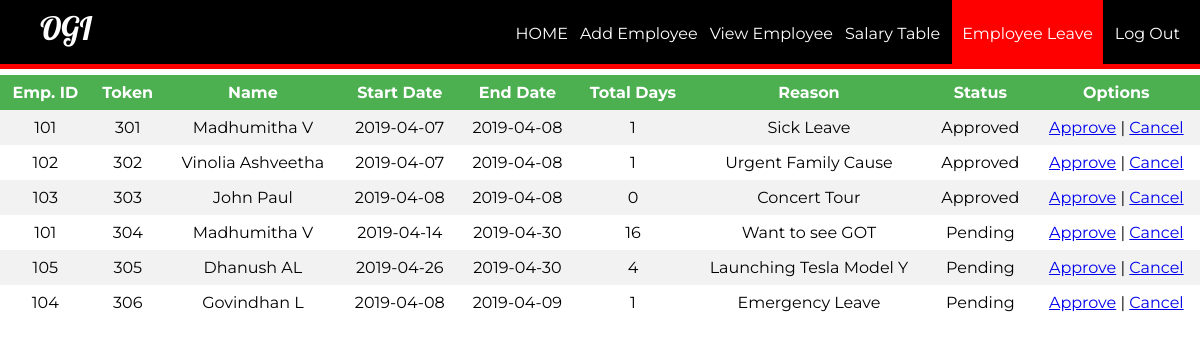
/empleave.php, run on the app's committed database.
### tables this page shows
CREATE TABLE `employee_leave` (
  `id` int(11) DEFAULT NULL,
  `token` int(11) NOT NULL,
  `start` date DEFAULT NULL,
  `end` date DEFAULT NULL,
  `reason` char(100) DEFAULT NULL,
  `status` char(50) DEFAULT NULL
);

CREATE TABLE `employee` (
  `id` int(11) NOT NULL,
  `emp_card` varchar(100) NOT NULL,
  `firstName` varchar(100) NOT NULL,
  `lastName` varchar(100) NOT NULL,
  `email` varchar(100) NOT NULL,
  `password` text NOT NULL,
  `birthday` date NOT NULL,
  `gender` varchar(10) NOT NULL,
  `contact` varchar(20) NOT NULL,
  `nid` int(20) NOT NULL,
  `address` varchar(100) DEFAULT NULL,
  `emp_position` varchar(100) NOT NULL,
  `emp_timein` time NOT NULL,
  `emp_timeout` time NOT NULL,
  `sched_id` int(11) NOT NULL,
  `degree` varchar(100) NOT NULL,
  `pic` text NOT NULL
);

### empleave.php (the view, shortened to what this page needs)
<?php
$sql = "Select employee.id, employee.firstName, employee.lastName, employee_leave.start, employee_leave.end, employee_leave.reason, employee_leave.status, employee_leave.token From employee, employee_leave Where employee.id = employee_leave.id order by employee_leave.token";
$result = mysqli_query($conn, $sql);
?>
<html>
<head>
	<link rel="stylesheet" type="text/css" href="styleview.css">
</head>
<body>
	<header>
		<nav>
			<h1>OGI</h1>
			<ul id="navli">
				<li><a class="homeblack" href="aloginwel.php">HOME</a></li>
				<li><a class="homeblack" href="addemp.php">Add Employee</a></li>
				<li><a class="homeblack" href="viewemp.php">View Employee</a></li>
				<li><a class="homeblack" href="salaryemp.php">Salary Table</a></li>
				<li><a class="homered" href="empleave.php">Employee Leave</a></li>
				<li><a class="homeblack" href="alogin.html">Log Out</a></li>
			</ul>
		</nav>
	</header>
	<div class="divider"></div>
	<div id="divimg">
		<table>
			<tr>
				<th>Emp. ID</th>
				<th>Token</th>
				<th>Name</th>
				<th>Start Date</th>
				<th>End Date</th>
				<th>Total Days</th>
				<th>Reason</th>
				<th>Status</th>
				<th>Options</th>
			</tr>
			<?php
				while ($employee = mysqli_fetch_assoc($result)) {
				$date1 = new DateTime($employee['start']);
				$date2 = new DateTime($employee['end']);
				$interval = $date1->diff($date2);
					echo "<tr>";
					echo "<td>".$employee['id']."</td>";
					echo "<td>".$employee['token']."</td>";
					echo "<td>".$employee['firstName']." ".$employee['lastName']."</td>";
					echo "<td>".$employee['start']."</td>";
					echo "<td>".$employee['end']."</td>";
					echo "<td>".$interval->days."</td>";
					echo "<td>".$employee['reason']."</td>";
					echo "<td>".$employee['status']."</td>";
					echo "<td><a href=\"approve.php?id=$employee[id]&token=$employee[token]\"  onClick=\"return confirm('Are you sure you want to Approve the request?')\">Approve</a> | <a href=\"cancel.php?id=$employee[id]&token=$employee[token]\" onClick=\"return confirm('Are you sure you want to Canel the request?')\">Cancel</a></td>";
				}
			?>
		</table>
	</div>
</body>
</html>

### styleview.css (style rules this page uses)
body { margin: 0px; }
header { background: black; color: white; padding: 8px 20px 6px 40px; height: 50px; }
header h1 { display: inline; font-family: 'Lobster', cursive; font-weight: 400; font-size: 32px; float: left; margin-top: 0px; margin-right: 10px; }
nav ul { display: inline; padding: 0px; float: right; }
nav ul li { display: inline-block; list-style-type: none; color: white; float: left; margin-left: 12px; }
nav ul li a { color: white; text-decoration: none; }
#navli { font-family: 'Montserrat', sans-serif; }
.homered { background-color: red; padding: 30px 10px 22px 10px; }
.divider { background-color: red; height: 5px; }
table { margin: 0px; border-collapse: collapse; width: 100%; font-family: 'Montserrat', sans-serif; }
th, td { text-align: center; padding: 8px; }
tr:nth-child(even) { background-color: #f2f2f2 }
th { background-color: #4CAF50; color: white; }

### data on the page
employee_leave: id "101", token "301", id.firstName "Madhumitha", id.lastName "V", start "2019-04-07", end "2019-04-08", start+end "1", reason "Sick Leave", status "Approved"
employee_leave: id "102", token "302", id.firstName "Vinolia", id.lastName "Ashveetha", start "2019-04-07", end "2019-04-08", start+end "1", reason "Urgent Family Cause", status "Approved"
employee_leave: id "103", token "303", id.firstName "John", id.lastName "Paul", start "2019-04-08", end "2019-04-08", start+end "0", reason "Concert Tour", status "Approved"
employee_leave: id "101", token "304", id.firstName "Madhumitha", id.lastName "V", start "2019-04-14", end "2019-04-30", start+end "16", reason "Want to see GOT", status "Pending"
employee_leave: id "105", token "305", id.firstName "Dhanush", id.lastName "AL", start "2019-04-26", end "2019-04-30", start+end "4", reason "Launching Tesla Model Y", status "Pending"
employee_leave: id "104", token "306", id.firstName "Govindhan", id.lastName "L", start "2019-04-08", end "2019-04-09", start+end "1", reason "Emergency Leave", status "Pending"
